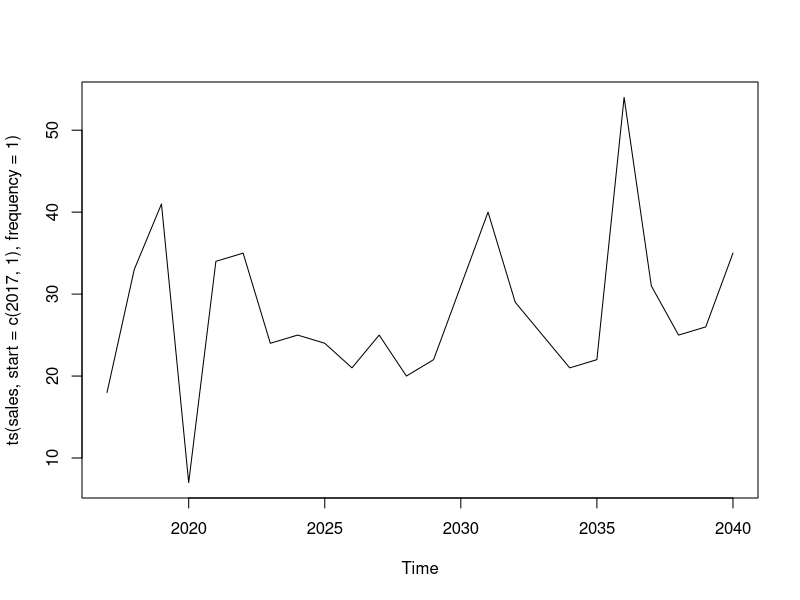
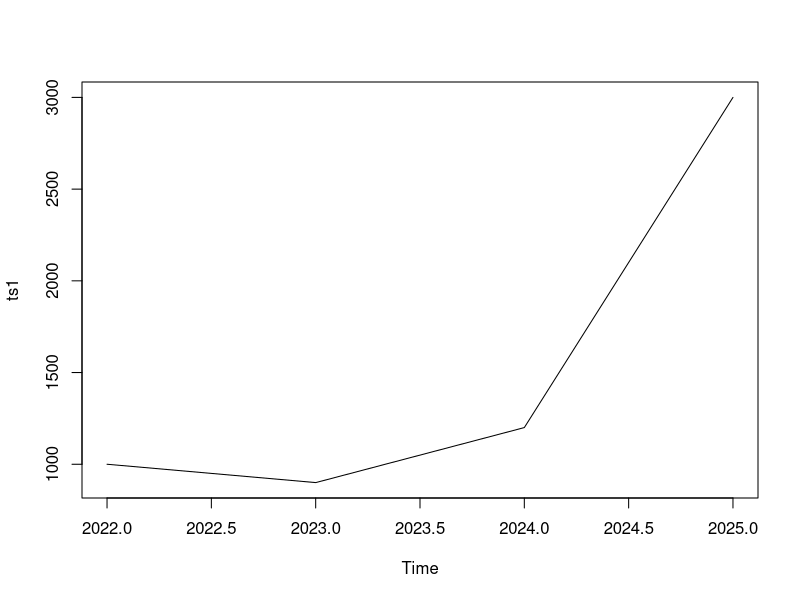

The R source for these figures, in order: (Note: this script raises an error after producing the figures.)
# Time Series

# Create Time Series data of Finance Sales
sales = c(18, 33, 41, 7, 34, 35, 24, 25, 24, 21, 25, 20,
          22, 31, 40, 29, 25, 21, 22, 54, 31, 25, 26, 35)
length(sales)
sales ; class(sales)  # vector of sales values

#put in TS without any dates : format of TS
?ts  # help
#ts(data = NA, start = 1, end = numeric(), frequency = 1)
#start - time of 1st obsv - single no / vector of 2 integers
#frequency - no of obvsv per unit of time
#No of obsv per unit time
(tsales2a = ts(sales, start=1, end=12)) #only first 12 considered
(ts(sales, start=1, end=12, freq=1)) #only first 12 considered
(ts(sales, start=1, end=12, freq=2)) #
(ts(sales, start=1, end=12, freq=3)) #
(ts(sales, start=1, end=12, freq=4)) # Qtrly series
(ts(sales, start=1, end=12, freq=5)) #
(ts(sales, start=1, end=12, freq=6)) #
(ts(sales, start=1, end=12, freq=12)) #  12 months * 12 years


(tsales2b = ts(sales, start=1, end=6)) #only first 6
(tsales2c = ts(sales, start=1, end=24)) #all 24 freq=1
(tsales2d = ts(sales, start=1, end=12, frequency = 1))
(tsales2e = ts(sales, start=1, end=12, frequency = 2)) # 1 to 12 : 1 unit divided into 2 : so 24 observations

#Specify data periods in start and end
#specify only start dates & freq
(tsales3a = ts(sales, start=c(2017, 1), frequency=12)) # years 2017 to 2018, 24 values, monthwise 24 observations spread to 2 years
ts(sales, start=c(2017, 4), end=c(2018,3), frequency=12)
ts(sales, start=c(2017, 2), frequency=12)  # different start month
ts(sales, start=c(2017, 2), frequency=4)  # different start month
plot(ts(sales, start=c(2017,1), frequency=1))  # different start month

admission = c(1000,900,1200,3000)
ts1=ts(admission, start = c(2016,7),end=c(2016,10),frequency = 1)
ts1
plot(ts1)
?ts

#Specify start and end date periods
(tsales3b = ts(sales, start=c(2016,4), end=12) ) #error start and end to be of same format
(tsales3b = ts(sales, start=c(2016), end=c(2018))) # default freq=1 once a year 1st 3 values becomes year sales value
# R understands that 2016 is year

(tsales3c = ts(sales, start=c(2016,4), end=c(2018,4), frequency=12)) # period diveded into 24 equal intervals
tsales3c
plot(tsales3c)

# Daily Sales Data
sales2 = ceiling(runif(365, 50,100))
sales2
(dailyTSdata = ts(sales2, start=c(2017,1), frequency=365))
plot(dailyTSdata)
start(dailyTSdata)
end(dailyTSdata)

#Weekly Sales Data  52 weeks in a year
sales3 = ceiling(runif(52, 50,100))
(weeklyTSdata = ts(sales3, start=c(2017,3), frequency=52))
weeklyTSdata
plot(weeklyTSdata)
start(weeklyTSdata); end(weeklyTSdata) ;frequency(weeklyTSdata)

#monthly Sales Data  52 weeks in a year
sales4 = ceiling(runif(12, 50,100))
(monthlyTSdata = ts(sales4, start=c(2017,3), frequency=12))
monthlyTSdata
plot(monthlyTSdata)
start(monthlyTSdata); end(weeklyTSdata) ;frequency(weeklyTSdata)

?ts
#Yearly Sales Data : 2000 to 2017 
seq(1,10,2)
?seq
seq(1,20, along.with = c(1:5))
seq(1,20, along.with = sales)  # 24 values

(values= trunc(seq(1,20, along.with = c(2000:2017))))  # take length from 2000 to 2017

(sales4 = floor(rnorm(values, mean=50, sd=10)) ) #pick up length from values

(yearlyTSdata = ts(sales4, start=c(2000), end=c(2017)))
plot(yearlyTSdata)

start(yearlyTSdata); end(yearlyTSdata) ;frequency(yearlyTSdata)

#diff and lag & window in ts
tsales3c
tsales = tsales3c
tsales
range(tsales)
diff(tsales)
diff(tsales,lag=1)
diff(tsales,lag=2)
diff(tsales,lag=6)

cycle(tsales)

tsales
tsales
#subset Time Series with range of dates
(tsales.subset = window(tsales, start=c(2003, 5), end=c(2004, 6))) #error due to range period incorrect

tsales
(tsales.subset = window(tsales, start=c(2016, 5), end=c(2017, 8))) 
#5th month of 2016 to 8th month of 2016

#Another TS with different freq


#dataset---- 
#available for TS Analysis - understand them, they are used for TS analysis
AirPassengers  #passengers travel data - seasonal data
?AirPassengers
plot(AirPassengers)
class(AirPassengers)
JohnsonJohnson  #stock price prediction
nhtemp  # temp variations
Nile  # river level variations
sunspots  #Temp of sun spots variations
ds = list(AirPassengers,JohnsonJohnson,nhtemp,Nile,sunspots)
sapply(ds, class)  # check type of class of each dataset


#end here - do time series analysis - SMA / EXP/ ARIMA

# Move to doing TS analysis - 
# other packages zoo, xts



